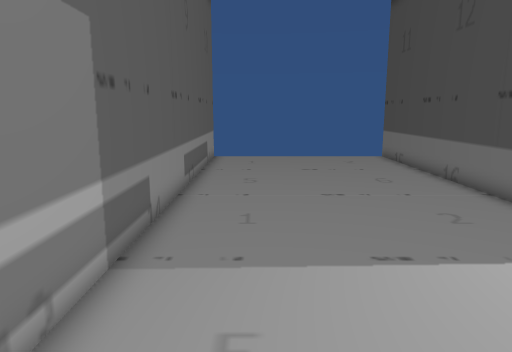
view 1 (above)

14 first-person views from a walk through a scene from a Unity 3-D project. The camera is 1.3 m above the floor, tilts 10° down and sees 70° across. Doors are open. The floor is counted in squares, 0.5 m on a side. Each view is taken from the middle of a square. On the plan, view 1 faces up. The plan holds only what a view shows up to about 20 squares ahead; the rest is blank. The place goes on beyond the plan. Some animated figures are left out. Some surface patterns are stand-ins.

view 2
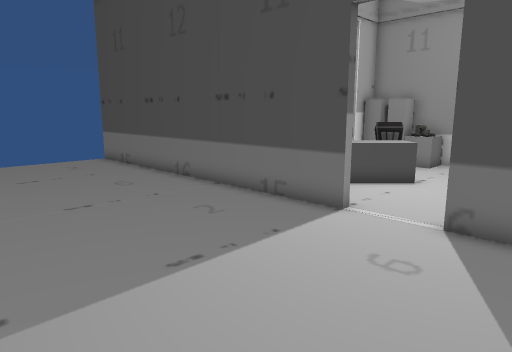

view 3
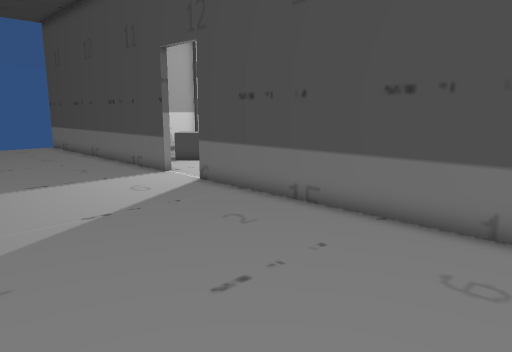

view 4
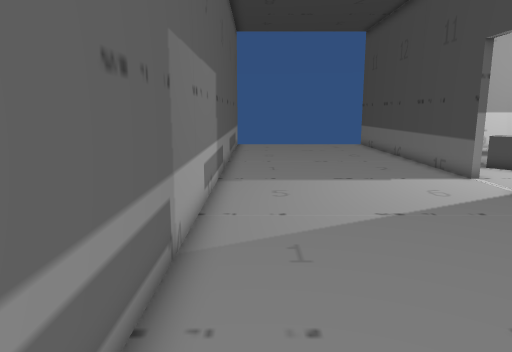

view 5
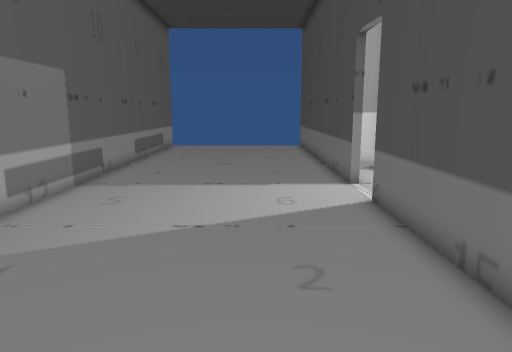

view 6
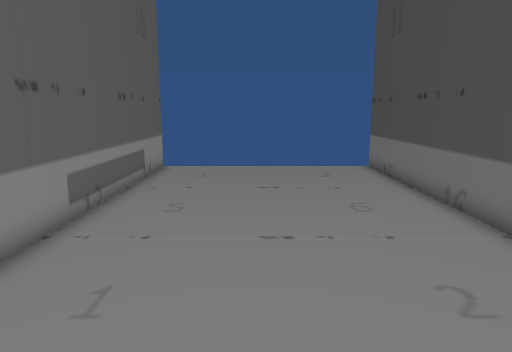

view 7
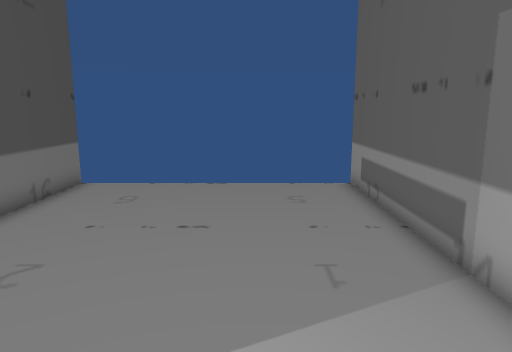

view 8
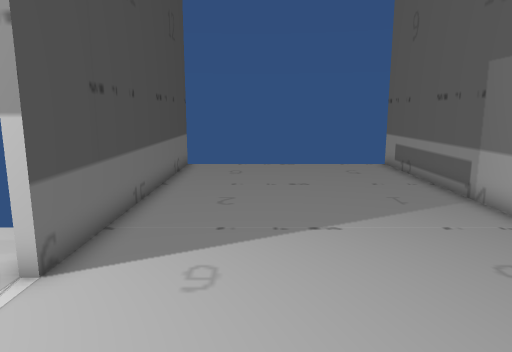

view 9
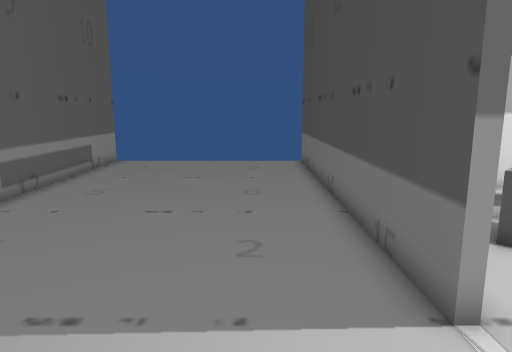

view 10
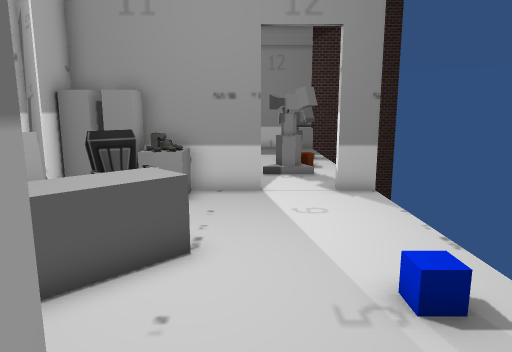

view 11
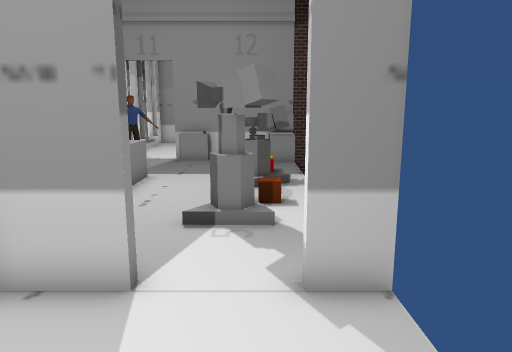

view 12
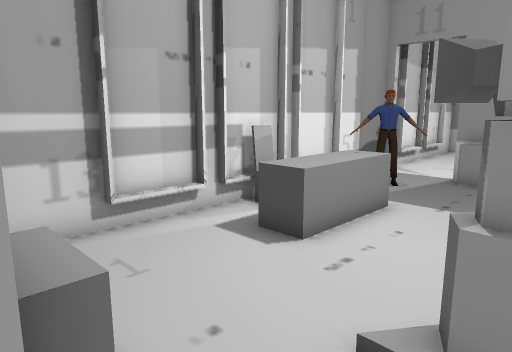

view 13
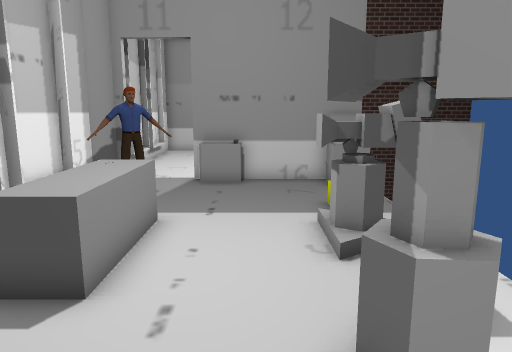

view 14
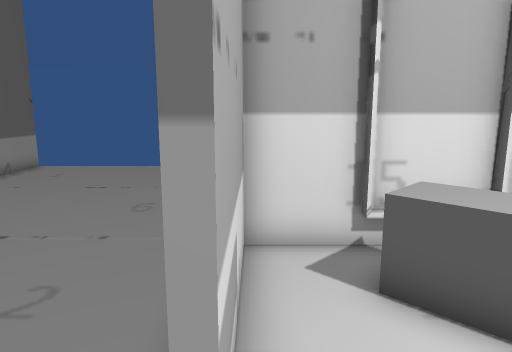

### Floor plan
Key: @ floor where view 1 was taken; # wall or solid block; x gap in a wall; . floor; D closed door; = window, fence, low wall or low ledge; ^ raised ledge; C chair; O other object.
Columns run from 2 left of view 1 to 33 right of it. Each row starts with its distance up from view 1.
 22 #        #
 21 #........#
 20 #........#
 19 #........#
 18 #........#
 17 #........#
 16 #........#
 15 #........#
 14 #........#
 13 #........#
 12 #........#
 11 #........######    ##############
 10 #........##..=####### ......=   #
  9 #........##.^^=##CC## ....^^^^  ##
  8 #........##..^^x  CO# ....^^^^...##D
  7 #........##...^^...O#^............=#
  6 #........##...=.....#^............O#
  5 #...................#..............#
  4 #......................##..........#
  3 #........##............##...^^.....#
  2 #........##.........#.......^.....^^
  1 #........##         #             ^^
  0 #.@......##
 -1 #........#
 -2 #........#
 -3 #........#
 -4 #........#
 -5 #........#
 -6 #........#
 -7 #........#
 -8 #........#
 -9 #........#

Positions as (right, up) in squares from view 1, and headings:
1: (0, 0), facing up
2: (-1, 1), facing up-right
3: (-1, -8), facing up-right
4: (-1, -8), facing up
5: (4, -7), facing up
6: (2, 4), facing up
7: (1, 4), facing down
8: (4, 9), facing down
9: (5, 2), facing up
10: (6, 5), facing right
11: (13, 3), facing right
12: (18, 3), facing up-right
13: (19, 5), facing right
14: (8, 4), facing up
